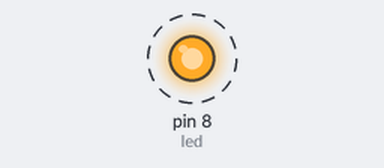
Bench run of a sketch on a simulated Arduino Uno, built with avr-gcc and run on an emulated ATmega328P. Shown: output pins drawn as LEDs (lit = HIGH). Dashed ring = blinking.

Above: at 0.2 s.
Timing chart, 0 to 3.0 s (numbered marks = the images above):
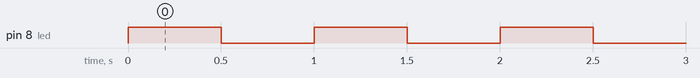

Measured:
- by itself, pin 8 (led): alternates HIGH for 0.50 s and LOW for 0.50 s

The sketch:

one_led.ino
```cpp
// ONE LED

const int led = 8;

void setup() {
    pinMode(led, OUTPUT);
}

void loop() {
    digitalWrite(led, HIGH);
    delay(500);
    digitalWrite(led,LOW);
    delay(500);
}

/// Two LED

// const int led1 = 8;
// const int led2 = 9;

// void setup(){
//     pinMode(led1, OUTPUT);
//     pinMode(led2, OUTPUT);
// }

// void loop(){
//     digitalWrite(led1,HIGH);
//     digitalWrite(led2,LOW);
//     delay(500);

//     digitalWrite(led1,LOW);
//     digitalWrite(led2,HIGH);
//     delay(500);
// }
```
